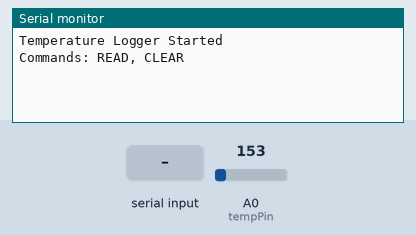
This sketch was run on a simulated Arduino Uno, built with avr-gcc and run on an emulated ATmega328P. Parts: the last lines printed to the serial monitor. The test bench sets the inputs (shaded band); at power-on: A0 (tempPin) = 153. EEPROM starts erased.

Above: at 1.2 s.
1.3 s: "READ\n" received over Serial
At 2.3 s:
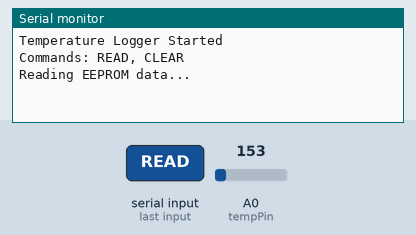
6.5 s: "CLEAR\n" received over Serial
At 7.1 s:
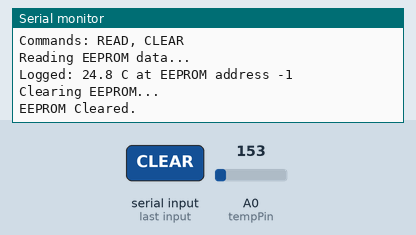
9.5 s: A0 (tempPin) set to 175
At 10.8 s:
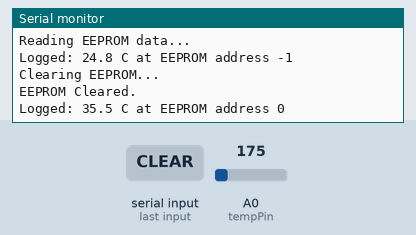
11.0 s: "READ\n" received over Serial
At 11.8 s:
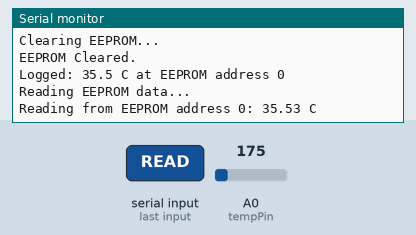

The sketch:

lab3.ino
```cpp
#include <EEPROM.h>

const int tempPin = A0;
const int recordInterval = 5000; // 5 seconds
const int maxDataAddr = 510;
// Max EEPROM allowed for data w last 2 reserved for pointer
const int addrStoreLocation = 510;    // address for last 2

int addr = 0;
float tempC;

unsigned long prevLogMillis = 0;    // For non-blocking delay

void setup() {
  Serial.begin(9600);
  addr = readAddress();
  Serial.println("Temperature Logger Started");
  Serial.println("Commands: READ, CLEAR");
}

void loop() {
  // input handling
  if (Serial.available()) {
    String command = Serial.readStringUntil('\n');
    command.trim(); // remove whitespaces
    if (command == "READ") {
      readEEPROMData(); // read and display all stored temps
    } else if (command == "CLEAR") {
      clearEEPROM(); // clear all data from EEPROM
    }
  }

  // Check if it's time to log a new temperature reading
  if (millis() - prevLogMillis >= recordInterval) {
    prevLogMillis = millis();
    logTemperature();
  }
}

void logTemperature() {
  // if room to write another 2-byte temperature value
  if (addr + 2 <= maxDataAddr) {
    int rawReading = analogRead(tempPin); // read analog value from temperature sensor (0–1023)

    // raw reading to celsius using TMP36 formula
    tempC = ((rawReading * 5.0 / 1023.0) - 0.5) * 100.0;

    int tempInt = tempC * 100; // store temperature as an integer (with 2 decimal precision)

    byte lowByte = tempInt & 0xFF; // lower 8 bits of temperature
    byte highByte = (tempInt >> 8) & 0xFF; // upper 8 bits of temperature

    // Write temperature to EEPROM
    EEPROM.update(addr, lowByte);
    EEPROM.update(addr + 1, highByte);
    Serial.print("Logged: ");
    Serial.print(tempC, 1);
    Serial.print(" C at EEPROM address ");
    Serial.println(addr);

    addr += 2; // move 2 bytes forward
    saveAddress(addr); // store the new address to EEPROM
  } else {
    Serial.println("EEPROM FULL. Use CLEAR to erase.");
  }
}

void readEEPROMData() {
  Serial.println("Reading EEPROM data...");
  for (int i = 0; i < addr; i += 2) { // read in 2-byte blocks for temperature
    byte low = EEPROM.read(i); // lower byte of temperature
    byte high = EEPROM.read(i + 1); // upper byte of temperature
    int tempRaw = (high << 8) | low; // combine the bytes to get the temperature value
    float temperature = tempRaw / 100.0; // convert to float (with two decimal places)

    // skip extreme temperatures
    if (temperature < -40 || temperature > 125) continue;

    Serial.print("Reading from EEPROM address ");
    Serial.print(i);
    Serial.print(": ");
    Serial.print(temperature);
    Serial.println(" C");
  }
}

void clearEEPROM() {
  Serial.println("Clearing EEPROM...");
  for (int i = 0; i < maxDataAddr; i++) {
    EEPROM.update(i, 0xFF); // write blank value to each address
  }
  addr = 0; // reset write address
  saveAddress(addr);
  Serial.println("EEPROM Cleared.");
}

void saveAddress(int a) {
  EEPROM.update(addrStoreLocation, a & 0xFF);
  EEPROM.update(addrStoreLocation + 1, (a >> 8) & 0xFF);
}

int readAddress() {
  byte low = EEPROM.read(addrStoreLocation);
  byte high = EEPROM.read(addrStoreLocation + 1);
  return (high << 8) | low;
}
```

Measured:
- after the input at 1.3 s, the serial monitor: prints a new line at once (image 1)
- after the input at 6.5 s, the serial monitor: prints a new line at once (image 2)
- after the input at 9.5 s, the serial monitor: prints a new line after 0.50 s (image 3)
- after the input at 11.0 s, the serial monitor: prints a new line at once (image 4)
